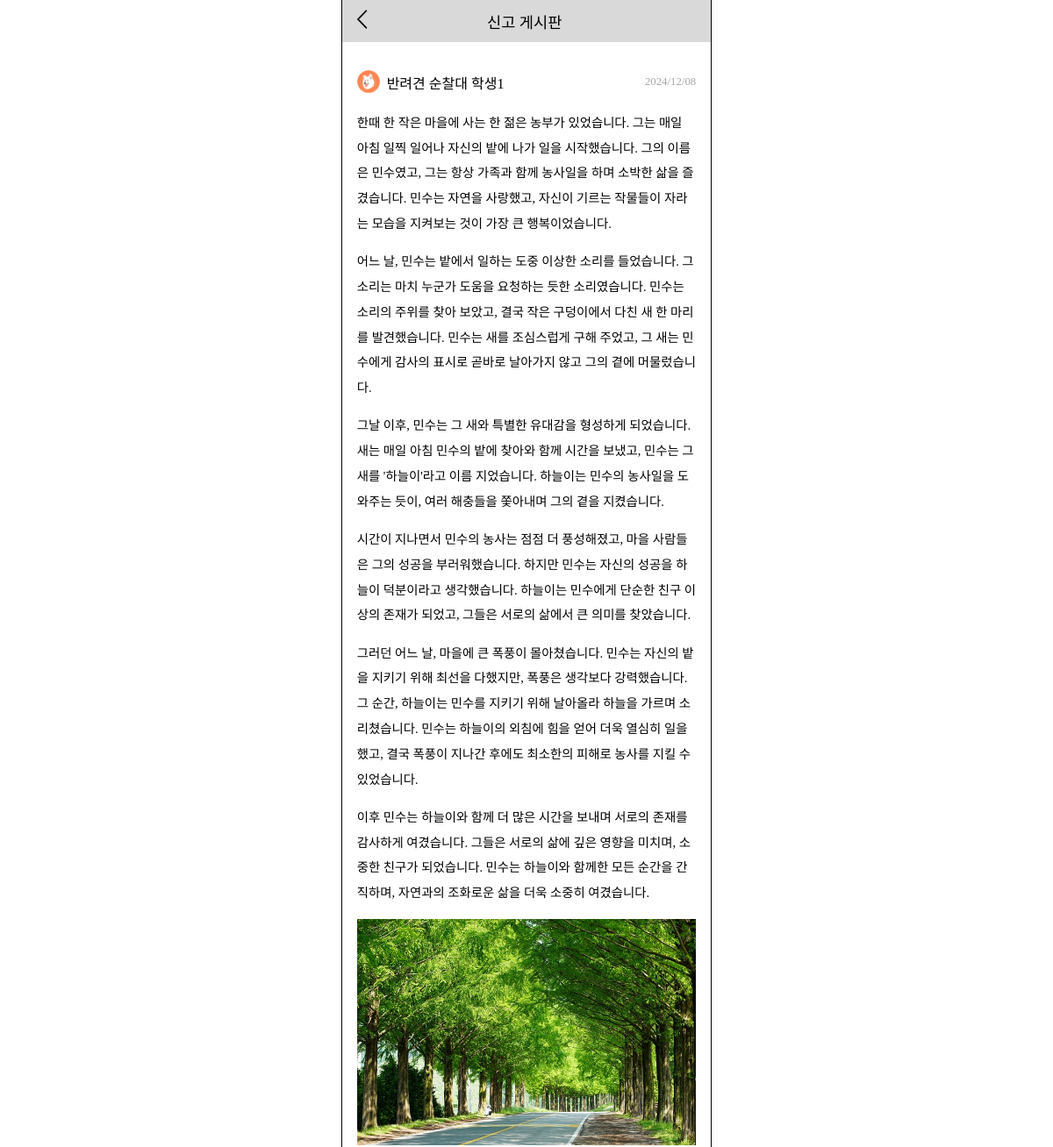
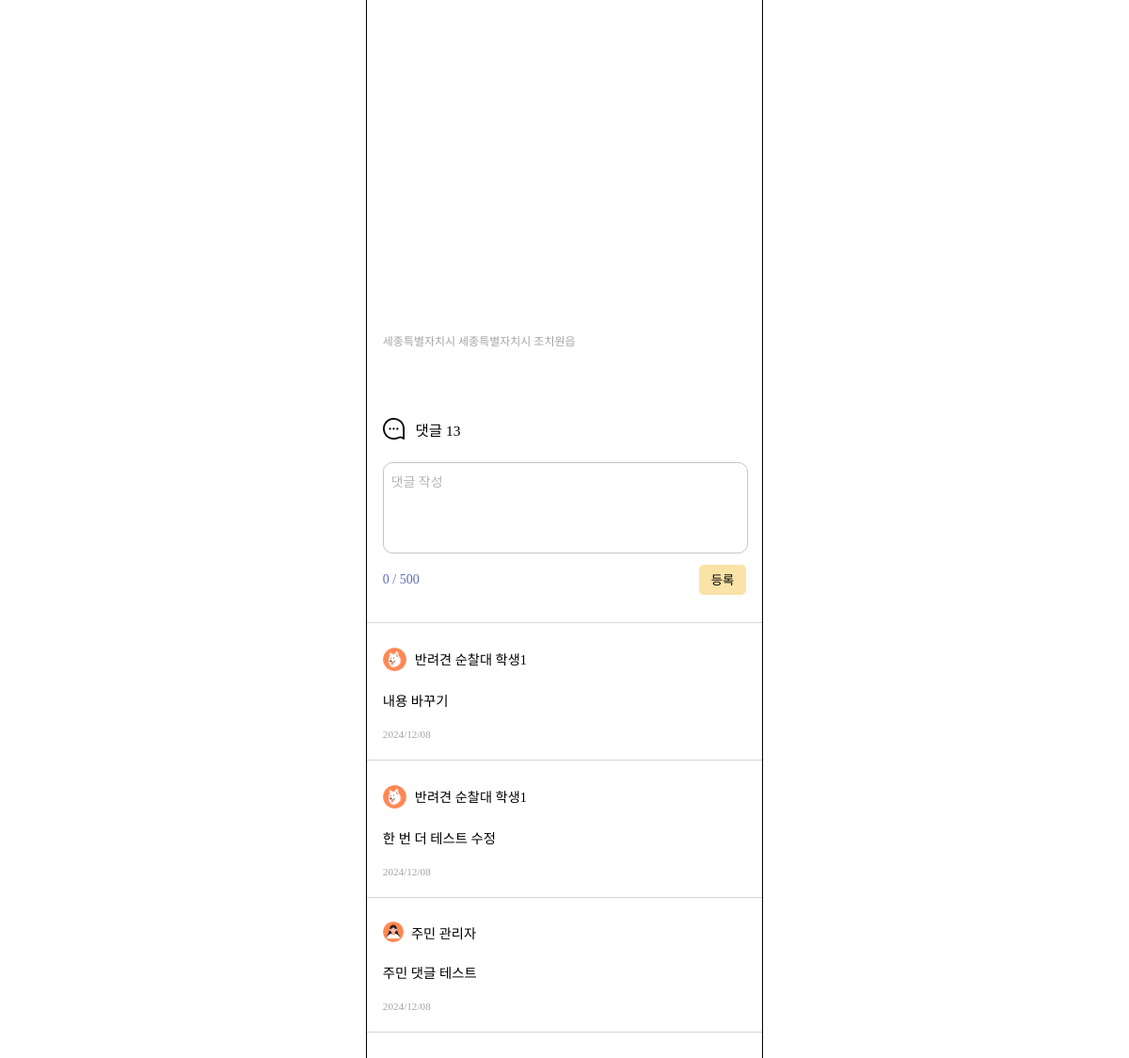
Screenshot of /boards/petrol-board-detail/21/ with the database file from the repository (2 pictures, top to bottom).
### boards/models.py (models this page shows)
class Board(models.Model):
    user = models.ForeignKey(settings.AUTH_USER_MODEL, on_delete=models.CASCADE)
    region_sido = models.CharField(null=False, max_length=30, blank=False)
    region_sigungu = models.CharField(null=False, max_length=30, blank=False)
    region_dong = models.CharField(null=False, max_length=30, blank=False)
    created_at = models.DateTimeField(auto_now_add=True)
    image_path = models.ImageField(upload_to='boards/', null=True, blank=True)
    content = models.TextField(null=False, blank=False)
    board_type = models.ForeignKey(BoardType, on_delete=models.CASCADE, null=False, blank=False)

class Comment(models.Model):
    board = models.ForeignKey(Board, on_delete=models.CASCADE)
    user = models.ForeignKey(settings.AUTH_USER_MODEL, on_delete=models.CASCADE)
    content = models.TextField(null=False, blank=False)
    created_at = models.DateTimeField(auto_now_add=True)

### accounts/models.py (models this page shows, shortened)
class Member(AbstractBaseUser):
    user_id = models.CharField(primary_key=True, max_length=15, null=False, blank=False, unique=True)
    email = models.EmailField(max_length=100, null=False, blank=False, unique=True)
    nickname = models.CharField(null=False, max_length=8, blank=False)
    region_sido = models.CharField(null=False, max_length=30, blank=False)
    region_sigungu = models.CharField(null=False, max_length=30, blank=False)
    region_dong = models.CharField(null=False, max_length=30, blank=False)
    member_type = models.ForeignKey(MemberType, on_delete=models.CASCADE, null=False, blank=False)
    is_active = models.BooleanField(default=True)
    is_admin = models.BooleanField(default=False)
    objects = UserManager()
    USERNAME_FIELD = 'user_id'
    REQUIRED_FIELDS = ['email', 'nickname', 'region_sido', 'region_sigungu', 'region_dong', 'member_type']

class MemberType(models.Model):
    type_name = models.CharField(max_length=10)
    def __str__(self):
        return self.type_name

### boards/views.py (the view)
# urls.py: path('petrol-board-detail/<int:id>/', views.petrol_board_detail, name='petrol_board_detail'),
def petrol_board_detail(request, id):
    board = Board.objects.get(id=id)
    if request.method == 'POST':
        form = CommentForm(request.POST)
        if form.is_valid():
            comment = form.save(commit=False)
            comment.board = board
            comment.user = request.user
            comment.save()
            return redirect('boards:petrol_board_detail', id=id)
    else:
        form = CommentForm()
    location = BoardLocation.objects.get(board=board)
    comments = Comment.objects.filter(board=board)
    context = {
        'board': board,
        'location': location,
        'comments': comments,
    }
    return render(request, 'boards/petrol_board_detail.html', context)

### templates/boards/petrol_board_detail.html (shortened to what this page needs)
<!DOCTYPE html>
{% load static %}
<html lang="ko">
<head>
    <link rel="stylesheet" href="{% static 'css/petrol_board_detail.css' %}">
    <link rel="stylesheet" as="style" crossorigin href="https://cdn.jsdelivr.net/gh/ungveloper/web-fonts/SCoreDream/font-face.css" />
    <link rel="stylesheet" as="style" crossorigin href="https://cdn.jsdelivr.net/gh/ungveloper/web-fonts/SCoreDream/font-family.css" />
</head>
<body>
    <div class="container-content">
        <div class="contents">
            <div class="content">
                <div class="top-block">
                    <div>
                        <img src="{% static 'image/back.png' %}" alt="" onclick="window.history.back();">
                    </div>
                    <div class="title">신고 게시판</div>
                </div>
                <div class="post-block">
                    <div class="post-header">
                        <div class="user-profile">
                            <div class="user-img"><img src="{% static 'image/petrol_profile.png' %}" alt=""></div>
                            <div>{{ board.user.member_type }} <span class="text-strong">{{ board.user.nickname }}</span></div>
                        </div>
                        <div class="post-date">{{ board.created_at|date:"Y/m/d"  }}</div>
                    </div>
                    <div class="post-content">
                        {{ board.content|linebreaks }}
                    </div>
                    {% if board.image_path %}
                        <div class="post-img-block">
                            <img src="{{ board.image_path.url }}" alt="">
                        </div>
                    {% endif %}
                    <div id="map"></div>
                    <div class="user-region">{{ board.region_sido }} {{ board.region_sigungu }} {{ board.region_dong }}</div>
                    <div class="comment-title-header">
                        <div class="comment-img">
                            <img src="{% static 'image/speech-bubble.png' %}" alt="">
                        </div>
                        <div class="comment-num">댓글 13</div>
                    </div>
                    <form action="{% url 'boards:petrol_board_detail' board.id%}" method="post" id="comment-form">
                        <textarea name="content" id="comment-area" placeholder="댓글 작성" maxlength="500" spellcheck="false"></textarea>
                        <div class="comment-form-footer">
                            <div id="text-count">0 / 500</div>
                            <div class="submit-btn">
                                <button type="submit">등록</button>
                            </div>
                        </div>
                    </form>
                </div>
                <div class="line"></div>
                {% for comment in comments %}
                    <div class="comment-block">
                        <div class="comment-block-header">
                            <div class="comment-infos">
                                <div class="comment-user-profile">
                                    {% if comment.user.member_type.type_name == '반려견 순찰대' %}
                                        <img src="{% static 'image/petrol_profile.png' %}" alt="">
                                    {% else %}
                                         <img src="{% static 'image/people_profile.png' %}" alt="">
                                    {% endif %}
                                </div>
                                <div class="comment-user-name">{{ comment.user.member_type}} <span class="text-strong">{{ comment.user.nickname }}</span></div>
                            </div>
                        </div>
                        <div class="comment-content">
                            {{ comment.content|linebreaks }}
                        </div>
                        <div class="comment-date">{{ comment.created_at|date:"Y/m/d" }}</div>
                    </div>
                {% endfor %}
            </div>
        </div>
    </div>
</body>
</html>

### static/css/petrol_board_detail.css (style rules this page uses)
body { padding: 0; margin: 0; height: 100%; }
.container-content { font-family: 'SCoreDream'; font-weight: 400; outline: 1px solid black; width: 420px; height: 100%; margin: 0 auto; display: flex; flex-direction: column; padding-bottom: 300px; z-index: 0; position: relative; }
.contents { width: 100%; display: flex; flex-direction: column; height: 100%; }
.top-block { height: 3rem; background-color: #D9D9D9; display: flex; flex-direction: row; justify-content: left; align-items: center; flex-shrink: 0; margin-bottom: 3%; }
.top-block img { width: 1.7rem; margin-left: 1rem; cursor: pointer; }
.title { font-weight: 500; font-size: 1.1rem; margin-left: 29%; }
.content { height: 100%; }
.post-block { padding: 4%; margin-bottom: 3%; }
.post-header { display: flex; flex-direction: row; justify-content: space-between; align-items: center; margin-bottom: 4%; }
.user-profile { display: flex; flex-direction: row; align-items: center; }
.user-img { width: 11%; margin: 1% 3% 0 0; }
.user-profile img { width: 100%; }
.post-date { font-size: 0.8rem; color: #A5A5A5; }
.text-strong { font-weight: 500; }
.post-content { word-break: break-all; line-height: 1.8rem; margin-bottom: 4%; font-size: 0.9rem; }
.post-img-block { margin-bottom: 4%; }
.post-img-block > img { width: 100%; }
#map { width: 100%; height: 20rem; margin-bottom: 4%; z-index: 0; }
.user-region { color: #A5A5A5; font-size: 0.75rem; margin-bottom: 18%; }
.comment-title-header { display: flex; flex-direction: row; align-items: center; margin-bottom: 5%; }
.comment-img { width: 6%; margin-right: 3%; }
.comment-img > img { width: 100%; margin-top: 15%; }
.comment-num { font-size: 0.97rem; }
#comment-area { font-family: 'SCoreDream'; width: 96%; height: 5rem; border-radius: 10px; resize: none; word-break: break-all; line-height: 1.7rem; font-size: 14px; overflow-y: hidden; padding: 2%; border: 1px solid #c5c5c5; margin-bottom: 2%; }
#comment-area::placeholder { color: #b5b5b5; }
.comment-form-footer { display: flex; flex-direction: row; justify-content: space-between; align-items: center; height: 2rem; }
.submit-btn { height: 100%; width: 13%; }
.submit-btn > button { font-family: 'SCoreDream'; border: none; background-color: #F9E3A7; border-radius: 5px; width: 100%; height: 100%; cursor: pointer; }
#text-count { font-size: 14px; color: #5D6DBE; }
.line { border-bottom: 1px solid #d5d5d5; }
.comment-block { border-bottom: 1px solid #D5D5D5; padding: 5% 4%; }
.comment-block-header { display: flex; flex-direction: row; justify-content: space-between; align-items: center; margin-bottom: 3%; }
.comment-infos { display: flex; flex-direction: row; align-items: center; }
.comment-user-profile { width: 11%; margin-right: 4%; }
.comment-user-profile > img { width: 100%; margin-top: 18%; }
.comment-user-name { font-size: 0.89rem; }
.comment-content { word-break: break-all; line-height: 1.8rem; margin-bottom: 3%; font-size: 0.9rem; }
.comment-date { color: #A5A5A5; font-size: 0.7rem; }

### rows the page displays
Board: user.member_type "반려견 순찰대", user.nickname "학생1", created_at "2024/12/08", content "한때 한 작은 마을에 사는 한 젊은 농부가 있었습니다. 그는 매일 아침 일찍 일어나 자신의 밭에 나가 일을 시작했습니다. 그의 이름은 민수였고, 그는 항상 가족과 함께 농사일을 하며 소박한 삶을 즐겼습니다. 민수는 자연을 사랑했고, 자신이 기르는 작물들이 자라는 모습을 지켜보는 것이 가장 큰 행복이었습니다. 어느 날, 민수는 밭에서 일하는 도중 이상한 소리를 들었습니다. 그 소리는 마치 누군가 도움을 요청하는 듯한 소리였습니다. 민수는 소리의 주위를 찾아 보았고, 결국 작은 구덩이에서 다친 새 한 마리를 발견했습니다. 민수는 새를 조심스럽게 구해 주었고, 그 새는 민수에게 감사의 표시로 곧바로 날아가지 않고 그의 곁에 머물렀습니다. 그날 이후, 민수는 그 새와 특별한 유대감을 형성하게 되었습니다. 새는 매일 아침 민수의 밭에 찾아와 함께 시간을 보냈고, 민수는 그 새를 '하늘이'라고 이름 지었습니다. 하늘이는 민수의 농사일을 도와주는 듯이, 여러 해충들을 쫓아내며 그의 곁을 지켰습니다. 시간이 지나면서 민수의 농사는 점점 더 풍성해졌고, 마을 사람들은 그의 성공을 부러워했습니다. 하지만 민수는 자신의 성공을 하늘이 덕분이라고 생각했습니다. 하늘이는 민수에게 단순한 친구 이상의 존재가 되었고, 그들은 서로의 삶에서 큰 의미를 찾았습니다. 그러던 어느 날, 마을에 큰 폭풍이 몰아쳤습니다. 민수는 자신의 밭을 지키기 위해 최선을…", image_path (picture), region_sido "세종특별자치시", region_sigungu "세종특별자치시", region_dong "조치원읍"
Comment: user.member_type "반려견 순찰대", user.nickname "학생1", content "내용 바꾸기", created_at "2024/12/08"
Comment: user.member_type "반려견 순찰대", user.nickname "학생1", content "한 번 더 테스트 수정", created_at "2024/12/08"
Comment: user.member_type "주민", user.nickname "관리자", content "주민 댓글 테스트", created_at "2024/12/08"
